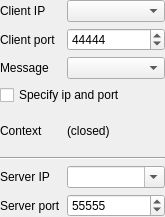
<?xml version="1.0" encoding="UTF-8"?>
<ui version="4.0">
 <class>SAKSocketClientToolUi</class>
 <widget class="QWidget" name="SAKSocketClientToolUi">
  <property name="geometry">
   <rect>
    <x>0</x>
    <y>0</y>
    <width>165</width>
    <height>217</height>
   </rect>
  </property>
  <property name="windowTitle">
   <string notr="true">Form</string>
  </property>
  <layout class="QGridLayout" name="gridLayout">
   <property name="leftMargin">
    <number>0</number>
   </property>
   <property name="topMargin">
    <number>0</number>
   </property>
   <property name="rightMargin">
    <number>0</number>
   </property>
   <property name="bottomMargin">
    <number>0</number>
   </property>
   <item row="2" column="1">
    <widget class="SAKSpinBox" name="spinBoxClientPort">
     <property name="maximum">
      <number>65535</number>
     </property>
     <property name="value">
      <number>44444</number>
     </property>
    </widget>
   </item>
   <item row="7" column="1">
    <widget class="SAKIpComboBox" name="comboBoxServerAddress">
     <property name="sizePolicy">
      <sizepolicy hsizetype="Ignored" vsizetype="Fixed">
       <horstretch>0</horstretch>
       <verstretch>0</verstretch>
      </sizepolicy>
     </property>
     <property name="editable">
      <bool>true</bool>
     </property>
    </widget>
   </item>
   <item row="6" column="0" colspan="2">
    <widget class="Line" name="line">
     <property name="orientation">
      <enum>Qt::Horizontal</enum>
     </property>
    </widget>
   </item>
   <item row="2" column="0">
    <widget class="QLabel" name="label_2">
     <property name="sizePolicy">
      <sizepolicy hsizetype="Fixed" vsizetype="Preferred">
       <horstretch>0</horstretch>
       <verstretch>0</verstretch>
      </sizepolicy>
     </property>
     <property name="text">
      <string>Client port</string>
     </property>
    </widget>
   </item>
   <item row="5" column="1">
    <widget class="QLabel" name="labelContext">
     <property name="text">
      <string>(closed)</string>
     </property>
    </widget>
   </item>
   <item row="7" column="0">
    <widget class="QLabel" name="label_3">
     <property name="sizePolicy">
      <sizepolicy hsizetype="Fixed" vsizetype="Preferred">
       <horstretch>0</horstretch>
       <verstretch>0</verstretch>
      </sizepolicy>
     </property>
     <property name="text">
      <string>Server IP</string>
     </property>
    </widget>
   </item>
   <item row="8" column="0">
    <widget class="QLabel" name="label_4">
     <property name="sizePolicy">
      <sizepolicy hsizetype="Fixed" vsizetype="Preferred">
       <horstretch>0</horstretch>
       <verstretch>0</verstretch>
      </sizepolicy>
     </property>
     <property name="text">
      <string>Server port</string>
     </property>
    </widget>
   </item>
   <item row="5" column="0">
    <widget class="QLabel" name="label_5">
     <property name="sizePolicy">
      <sizepolicy hsizetype="Fixed" vsizetype="Preferred">
       <horstretch>0</horstretch>
       <verstretch>0</verstretch>
      </sizepolicy>
     </property>
     <property name="text">
      <string>Context</string>
     </property>
    </widget>
   </item>
   <item row="1" column="1">
    <widget class="SAKIpComboBox" name="comboBoxClientAddress">
     <property name="sizePolicy">
      <sizepolicy hsizetype="Ignored" vsizetype="Fixed">
       <horstretch>0</horstretch>
       <verstretch>0</verstretch>
      </sizepolicy>
     </property>
    </widget>
   </item>
   <item row="3" column="0">
    <widget class="QLabel" name="labelMessageType">
     <property name="sizePolicy">
      <sizepolicy hsizetype="Fixed" vsizetype="Preferred">
       <horstretch>0</horstretch>
       <verstretch>0</verstretch>
      </sizepolicy>
     </property>
     <property name="text">
      <string>Message</string>
     </property>
    </widget>
   </item>
   <item row="1" column="0">
    <widget class="QLabel" name="label">
     <property name="sizePolicy">
      <sizepolicy hsizetype="Fixed" vsizetype="Preferred">
       <horstretch>0</horstretch>
       <verstretch>0</verstretch>
      </sizepolicy>
     </property>
     <property name="text">
      <string>Client IP</string>
     </property>
    </widget>
   </item>
   <item row="3" column="1">
    <widget class="SAKWebSocketMessageTypeComboBox" name="comboBoxMessageType"/>
   </item>
   <item row="8" column="1">
    <widget class="SAKSpinBox" name="spinBoxServerPort">
     <property name="maximum">
      <number>65535</number>
     </property>
     <property name="singleStep">
      <number>1</number>
     </property>
     <property name="value">
      <number>55555</number>
     </property>
    </widget>
   </item>
   <item row="4" column="0" colspan="2">
    <widget class="SAKCheckBox" name="checkBoxSpecifyIpAndPort">
     <property name="text">
      <string>Specify ip and port</string>
     </property>
    </widget>
   </item>
  </layout>
 </widget>
 <customwidgets>
  <customwidget>
   <class>SAKCheckBox</class>
   <extends>QCheckBox</extends>
   <header location="global">SAKCheckBox.h</header>
  </customwidget>
  <customwidget>
   <class>SAKIpComboBox</class>
   <extends>QComboBox</extends>
   <header location="global">SAKIpComboBox.h</header>
  </customwidget>
  <customwidget>
   <class>SAKWebSocketMessageTypeComboBox</class>
   <extends>QComboBox</extends>
   <header location="global">SAKWebSocketMessageTypeComboBox.h</header>
  </customwidget>
  <customwidget>
   <class>SAKSpinBox</class>
   <extends>QSpinBox</extends>
   <header location="global">SAKSpinBox.h</header>
  </customwidget>
 </customwidgets>
 <resources/>
 <connections/>
</ui>
